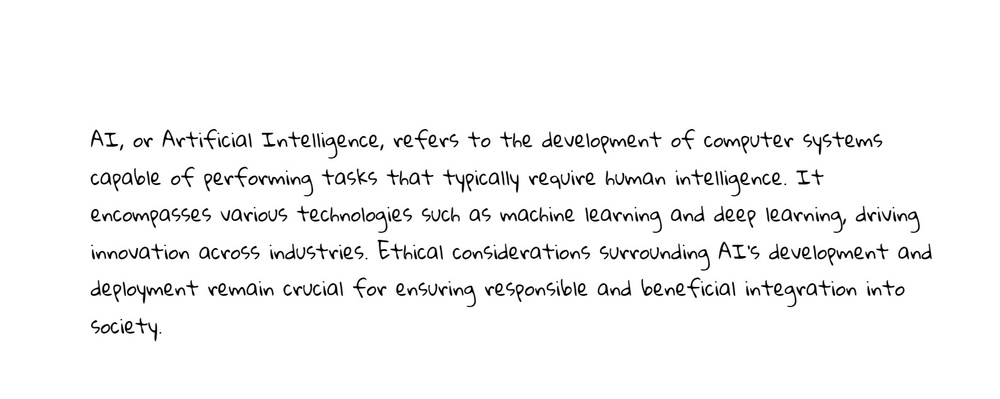
#> input picture Tesseract/bad.jpg, 1000 x 399 px, shrunk from 1588 x 634 before the run
$ jupyter execute --allow-errors Tesseract.ipynb
#> lines starting #> are read from the running program, lines starting #| are printed output that depends on the picture; after the words box and inside, x2 and y2 are one past the last pixel; in counts of white or black regions, pixels touching at a corner belong together
[cell 1]
# !pip install pytesseract
# !apt-get install tesseract-ocr
# !pip install opencv-python

[cell 2]
import cv2
from google.colab import files
import pytesseract as pt
from PIL import Image

[cell 3]
uploaded = files.upload()
#> the answer given: bad.jpg

file_name = list(uploaded.keys())[0]

[cell 4]
image = cv2.imread(file_name)
#> image is the input picture: shape (399, 1000, 3); min 0, max 255, mean 245.5

gray = cv2.cvtColor(image, cv2.COLOR_BGR2GRAY)

thresh = cv2.adaptiveThreshold(gray, 255, cv2.ADAPTIVE_THRESH_GAUSSIAN_C, cv2.THRESH_BINARY, 11, 2)
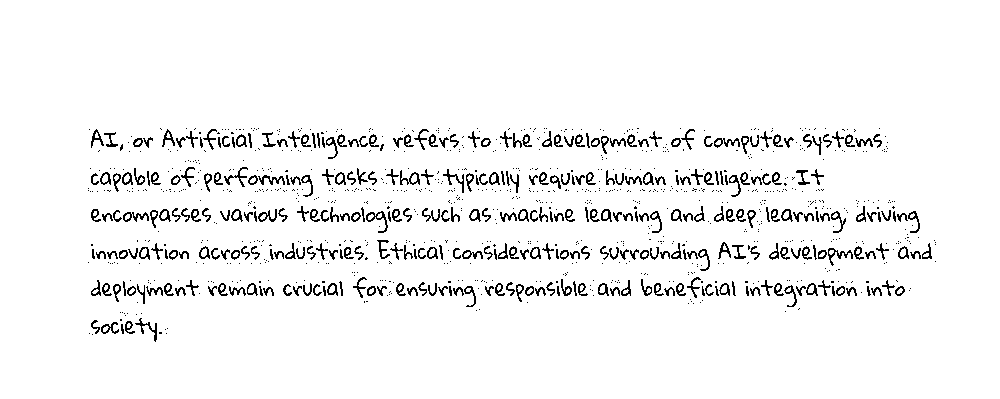
#> thresh: shape (399, 1000); 95.3% white; black in thin lines or dots, all inside (x1, y1, x2, y2) = (88, 128, 936, 342)
